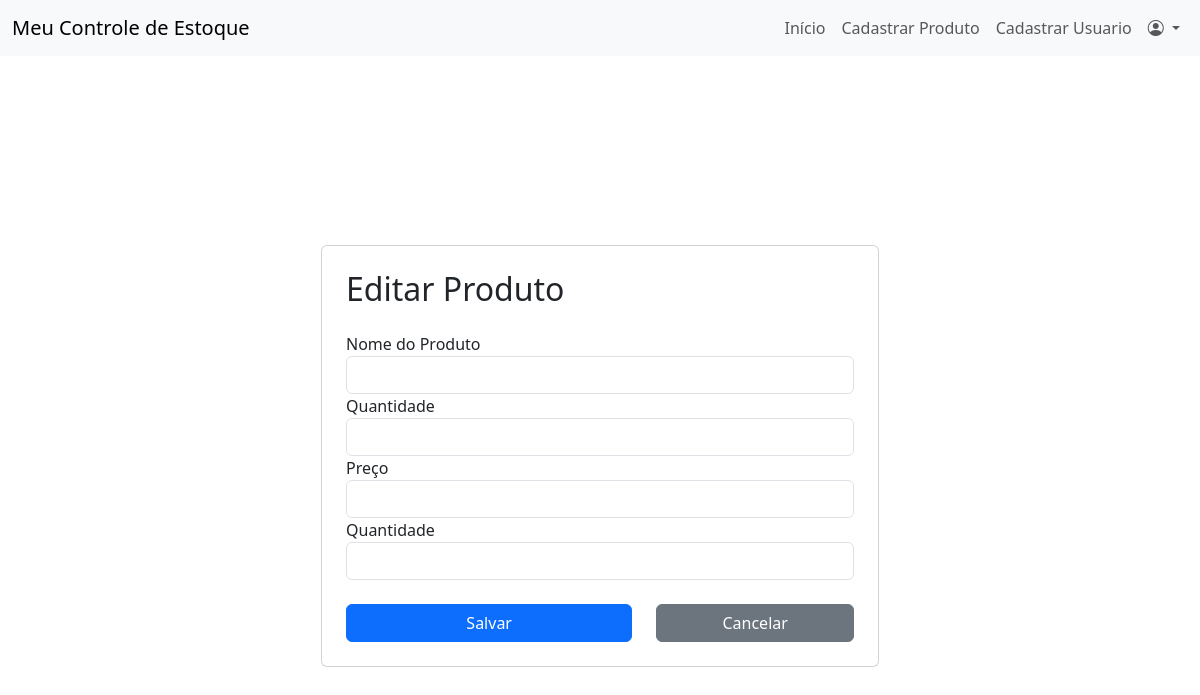
/editar_produto/1/ (signed in), run on an earlier commit of the app's database.
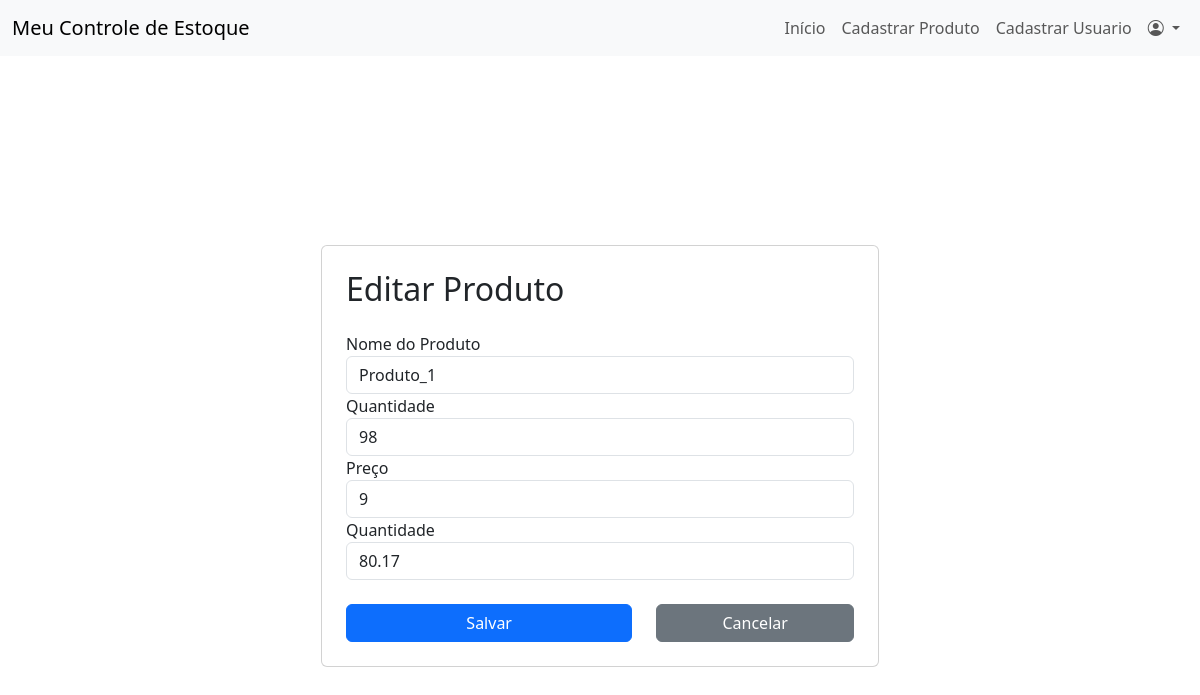
And on a later commit of the database.
### app/models.py (models this page shows)
class Produto(db.Model):
    id = db.Column(db.Integer, primary_key=True)
    nome = db.Column(db.String(150), nullable=False)
    quantidade = db.Column(db.Integer, nullable=False)
    minimo_estoque = db.Column(db.Integer, nullable=False)
    preco_unitario = db.Column(db.Float, nullable=False)
    data_entrada = db.Column(db.DateTime, nullable=False, default=datetime.now)

### app/routes.py (the view, shortened to what this page needs)
@bp.route('/editar_produto/<int:produto_id>/', methods=['GET', 'POST'])
def editar_produto(produto_id):
    if current_user.nivel_funcao != 'administrador':
        abort(403)
    produto = Produto.query.get(produto_id)
    return render_template('editar_produto.html', produto=produto)

### app/__init__.py (called while the page is built)
@login_manager.user_loader
def load_user(user_id):
    from app.models import Usuario
    return Usuario.query.get(int(user_id))

### app/templates/editar_produto.html (shortened to what this page needs)
{% extends "base.html" %}
{% block content %}
<div class="container d-flex justify-content-center align-items-center vh-100">
    <div class="card p-4 w-50">
        <h2 class="mb-4">Editar Produto</h2>
        <form method="POST" action="">
            <div class="form-group">
                <label for="productName">Nome do Produto</label>
                <input type="text" class="form-control" id="nome" name="nome" value="{{ produto.nome }}" required>
            </div>
            <div class="form-group">
                <label for="productDescription">Quantidade </label>
                <input class="form-control" id="quantidade" name="quantidade" rows="3" value="{{ produto.quantidade }}"
                    required></input>
            </div>
            <div class="form-group">
                <label for="productPrice">Preço</label>
                <input type="number" class="form-control" id="minimo_estoque" name="minimo_estoque"
                    value="{{ produto.minimo_estoque }}" required>
            </div>
            <div class="form-group">
                <label for="productQuantity">Quantidade</label>
                <input type="number" class="form-control" id="preco_unitario" name="preco_unitario"
                    value="{{ produto.preco_unitario }}" required>
            </div><br>
            <div class="row">
                <div class="col-7">
                    <button type="submit" class="btn btn-primary w-100">Salvar</button>
                </div>
                <div class="col-5">
                    <a href="{{ url_for('routes.index')}}" class="btn btn-secondary w-100">Cancelar</a>
                </div>
            </div>
        </form>
        </div>
    </div>
{% endblock %}

### app/templates/base.html (shortened to what this page needs)
<!DOCTYPE html>
<html lang="en">
<head>
    <link rel="stylesheet" href="https://cdn.datatables.net/1.13.6/css/jquery.dataTables.min.css">
    <link href="https://cdn.jsdelivr.net/npm/bootstrap@5.3.0/dist/css/bootstrap.min.css" rel="stylesheet">
    <link href="https://cdn.jsdelivr.net/npm/bootstrap-icons/font/bootstrap-icons.css" rel="stylesheet">
    <link rel="stylesheet" href="{{ url_for('static', filename='css/style.css') }}">
</head>
<body>
    {% block nav %}
    <nav class="navbar navbar-expand-lg navbar-light bg-light">
        <div class="container-fluid">
            <a class="navbar-brand" href="#">Meu Controle de Estoque</a>
            <div class="collapse navbar-collapse" id="navbarNav">
                <ul class="navbar-nav ms-auto">
                    <li class="nav-item">
                        <a class="nav-link" href="{{ url_for('routes.index')}}">Início</a>
                    </li>
                    {% if current_user.nivel_funcao != 'comum' %}
                    <li class="nav-item">
                        <a class="nav-link" href="{{ url_for('routes.cadastrar_produto')}}">Cadastrar Produto</a>
                    </li>
                    <li class="nav-item">
                        <a class="nav-link" href="{{ url_for('routes.registrar_usuario_comum')}}">Cadastrar Usuario</a>
                    </li>
                    {% endif %}
                    <li class="nav-item dropdown">
                        <a class="nav-link dropdown-toggle" href="#" id="perfilDropdown" role="button" data-bs-toggle="dropdown" aria-expanded="false">
                            <i class="bi bi-person-circle"></i>
                        </a>
                    </li>
                </ul>
            </div>
        </div>
    </nav>
    {% endblock %}
    {% block content %}
    {% endblock %}
</body>
</html>

What changed in the data, as far as the page shows it:
added Produto: nome "Produto_1", quantidade "98", minimo_estoque "9", preco_unitario "80.17"
